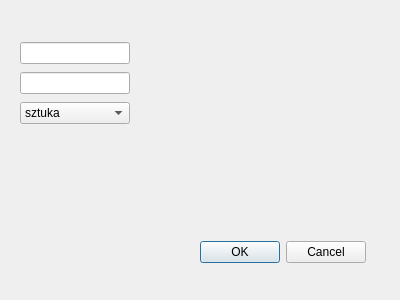
<?xml version="1.0" encoding="UTF-8"?>
<ui version="4.0">
 <class>DodajArtykulDialog</class>
 <widget class="QDialog" name="DodajArtykulDialog">
  <property name="geometry">
   <rect>
    <x>0</x>
    <y>0</y>
    <width>400</width>
    <height>300</height>
   </rect>
  </property>
  <property name="windowTitle">
   <string>Dialog</string>
  </property>
  <widget class="QDialogButtonBox" name="buttonBox">
   <property name="geometry">
    <rect>
     <x>200</x>
     <y>240</y>
     <width>166</width>
     <height>24</height>
    </rect>
   </property>
   <property name="standardButtons">
    <set>QDialogButtonBox::Cancel|QDialogButtonBox::Ok</set>
   </property>
  </widget>
  <widget class="QWidget" name="">
   <property name="geometry">
    <rect>
     <x>20</x>
     <y>40</y>
     <width>110</width>
     <height>86</height>
    </rect>
   </property>
   <layout class="QVBoxLayout" name="verticalLayout">
    <item>
     <widget class="QLineEdit" name="lineEditNazwa"/>
    </item>
    <item>
     <widget class="QLineEdit" name="lineEditEAN"/>
    </item>
    <item>
     <widget class="QComboBox" name="comboBoxJednostka">
      <item>
       <property name="text">
        <string>sztuka</string>
       </property>
      </item>
      <item>
       <property name="text">
        <string>litr</string>
       </property>
      </item>
      <item>
       <property name="text">
        <string>kilogram</string>
       </property>
      </item>
      <item>
       <property name="text">
        <string>metr</string>
       </property>
      </item>
     </widget>
    </item>
   </layout>
  </widget>
 </widget>
 <resources/>
 <connections/>
</ui>
